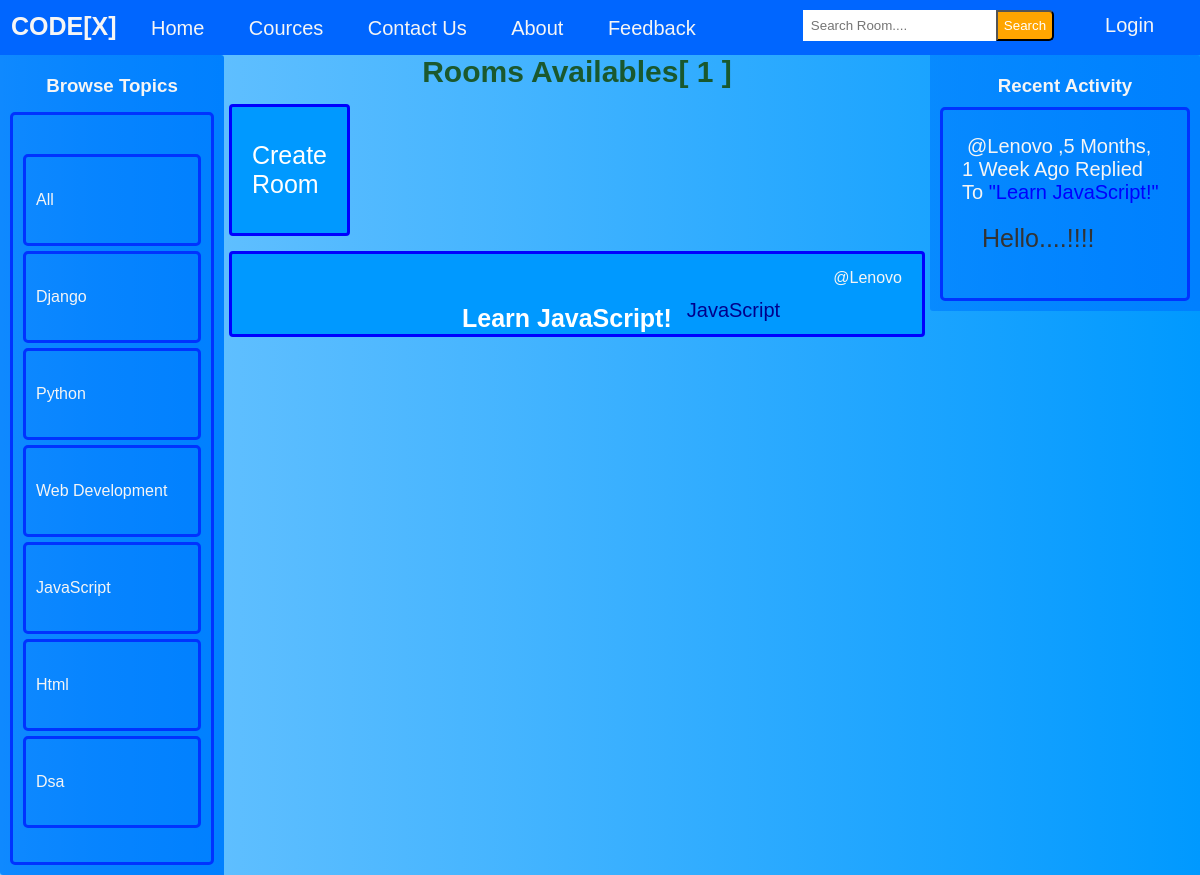
Screenshot of /?q=JavaScript with the database file from the repository.
### base/models.py (models this page shows, shortened)
class Topic(models.Model):
    name = models.CharField(max_length=200)

class Room(models.Model):
    host =  models.ForeignKey(User, on_delete=models.SET_NULL,null=True)
    topic = models.ForeignKey(Topic, on_delete=models.SET_NULL,null=True)
    name =  models.CharField(max_length= 200)
    description = models.TextField(null= True, blank= True)
    participants= models.ManyToManyField(User, related_name='participants', blank=True)
    updated= models.DateTimeField(auto_now= True)
    created= models.DateTimeField(auto_now_add=True)
    class Meta:
        ordering = ['-updated','-created']
    def __str__(self):
        return self.name

class Message(models.Model):
    user= models.ForeignKey(User, on_delete=models.CASCADE)
    room = models.ForeignKey(Room, on_delete=models.CASCADE)
    body = models.TextField()
    updated= models.DateTimeField(auto_now= True)
    created = models.DateTimeField(auto_now_add=True)
    class Meta:
        ordering = ['-updated','-created']
    def __str__(self):
        return self.body[0:50]

### base/views.py (the view)
# urls.py: path('',views.home, name="home"),
def home(request):
    q = request.GET.get('q') if request.GET.get('q') != None else ''
    rooms = Room.objects.filter(
        Q(topic__name__icontains=q) |
        Q(name__icontains=q) |
        Q(description__icontains=q))
    room_count= rooms.count()
    topics = Topic.objects.all()
    room_message = Message.objects.filter(Q(room__topic__name__icontains=q))
    context = {'rooms': rooms ,'topics': topics,'room_count': room_count,'room_message': room_message}
    return render(request, 'base/home.html',context )

### base/templates/base/home.html (shortened to what this page needs)
{% extends 'main.html' %}
{% block content %}
<div class="home-container">
    <div>
       {% include 'base/topics_component.html' %}
    </div>
    <div>
        <h5 class="r_m">Rooms Availables[ {{room_count}} ]</h5>
        <div class="create-room">
            <a class="c-r" href = "{% url 'create-room' %}">Create Room</a>
        </div>
        <div>
            {% include 'base/feed_component.html' %}
        </div>
    </div>
    <div>
        {% include 'base/activity_component.html' %}
    </div>
</div>
{% endblock content  %}

### base/templates/base/topics_component.html (shortened to what this page needs)
<div class="topic-container">
    <h3 class="t_o_p"> Browse Topics </h3>
    <div class="topic-name">
        <div>
            <a href="{%  url 'home' %}" class="topic-name" >All</a>
        </div>
        {% for topic in topics %}
        <div>
            <a href="{% url 'home' %}?q={{topic.name}}" class="topic-name">{{topic.name}}</a>
        </div>
        {% endfor %}
    </div>
</div>

### base/templates/base/feed_component.html (shortened to what this page needs)
<div>
    {% for room in rooms %}
    <div class="feed-component">
        <a class="room-host" href="{% url 'user-profile' room.host.id %}">@{{room.host.username}}</a>
        <h5><a class="feed-room" href= "{% url 'room' room.id %}">{{room.name}}</a></h5>
        <small class="feed-topic-name" >{{room.topic.name}} </small>
    </div>
    {% endfor %}
</div>

### base/templates/base/activity_component.html (shortened to what this page needs)
<div class="recent-container">
    <h3 class="r_e_n"> Recent Activity </h3>
    {% for message in room_message %}
    <div class="message-container">
        <small class="m_e_s"><a class="message-user" href="{% url 'user-profile' message.user.id %}">@{{ message.user }}</a>,{{message.created|timesince}} ago replied to </small>
        <small class="mess-room">"{{message.room}}"</small>
        <p class="user-message">{{message}}</p>
    </div>
    {% endfor %}
</div>

### templates/main.html (style rules this page uses)
* { padding: 0; margin: 0; text-decoration: none; list-style-type: none; box-sizing: border-box; font-family: 'Nunito', sans-serif }
body { background: linear-gradient(90deg, #5bbdffda 0%, #44b4ff 43%,#0099FF 100%); }

### base/templates/base/home.html (style rules this page uses)
.home-container { display: grid; grid-template-columns:1fr 3fr 1fr; padding: 0; }
.create-room { display: block; text-align:left; padding: 34px 20px; margin-right: 580px; margin-top: 15px; margin-bottom: 15px; margin-left: 5px; position: relative; font-size: 25px; background: #0099FF; border: 3px solid blue; border-radius: 4px; }
.c-r { color: #fff; }
.r_m { font-size: 30px; color: rgba(22, 78, 22, 0.897); text-align: center; }

### base/templates/base/topics_component.html (style rules this page uses)
.topic-container { background: linear-gradient(90deg, #0080ffde 0%, #0080ffef 43%,#0080FF 100%); border-radius: 0px 3px; padding: 10px; }
.t_o_p { padding: 10px; color: whitesmoke; text-align: center; }
.topic-name { display: block; color: whitesmoke; border: 3px solid #0033FF; padding: 34px 10px; border-radius: 5px; text-transform: capitalize; margin-top: 5px; }

### base/templates/base/feed_component.html (style rules this page uses)
.feed-component { margin-left: 5px; margin-right: 5px; margin-bottom: 5px; display: block; padding: 40px 20px; position: relative; background: #0099FF; border: 3px solid blue; border-radius: 4px; }
.room-host { float: right; text-transform: capitalize; margin-top: -25px; color: whitesmoke; }
.feed-room { float: inline-start; margin-left: 200px; color: #fff; font-size: 25px; text-transform: capitalize; padding: 10px; border-radius: 3px; }
.feed-topic-name { float: left; color: darkblue; padding: 5px; font-size: 20px; }

### base/templates/base/activity_component.html (style rules this page uses)
.recent-container { background: linear-gradient(90deg, #0080ffb6 0%, #0080ffd3 43%,#0080FF 100%); border-radius: 0px 3px; padding: 10px; }
.message-container { display: block; border: 3px solid #0033FF; padding: 25px 19px; border-radius: 5px; width: 250px; }
.r_e_n { color: whitesmoke; text-align: center; padding: 10px; }
.m_e_s { color: whitesmoke; font-size: 20px; text-transform: capitalize; }
.message-user { color: whitesmoke; padding: 5px; border-radius: 3px; }
.user-message { padding: 20px; font-size: 25px; text-transform: capitalize; color: #333; }
.mess-room { font-size: 20px; color:blue; text-transform: capitalize; }

### rows the page displays
Topic: name "Django"
Topic: name "Python"
Topic: name "Web Development"
Topic: name "JavaScript"
Topic: name "Html"
Topic: name "Dsa"
Room: host.username "Lenovo", name "Learn JavaScript!", topic.name "JavaScript"
Message: user "Lenovo", created "5 Months, 1 Week", room "Learn JavaScript!", body "Hello....!!!!"

### other values shown
{{ room_count }} "1"
